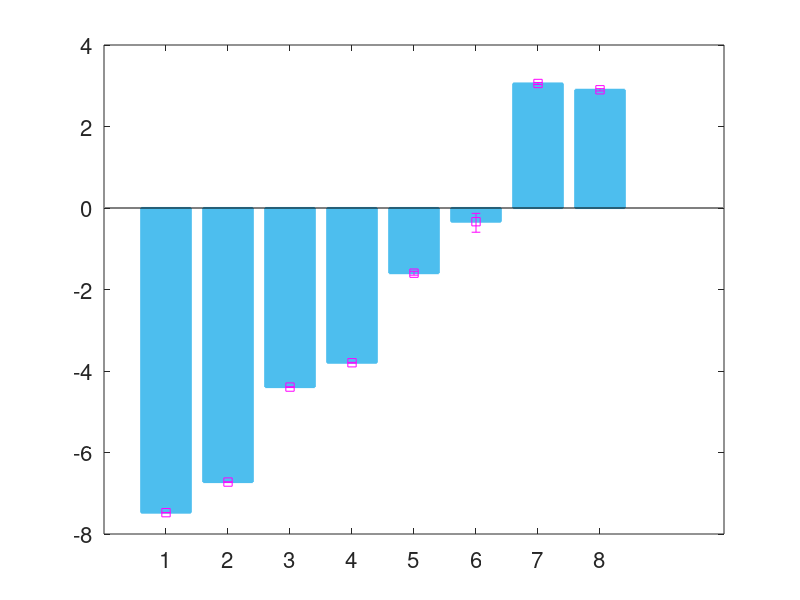

The MATLAB source for this figure: (Note: this script raises an error after producing the figure.)

load('fig5data.mat')

%% K gates
% yneg=log(mean_K)-log(mean_K-1.96*std_K./sqrt(400));
% ypos=log(mean_K+1.96*std_K./sqrt(400))-log(mean_K);
% x=1:8;
% log_err95_K=log(1.96*std_K./sqrt(400));
figure
% bar(log(mean_K))
%bar(log(mean_K),'FaceColor',[0 0.4470 0.7410],'EdgeColor',[0 0.4470 0.7410],'LineWidth',1.5)
bar(log(mean_K),'FaceColor',[0.3010 0.7450 0.9330],'EdgeColor',[0.3010 0.7450 0.9330],'LineWidth',1.5)

set(gca,'Fontsize',16)
hold on
errorbar(x,log(mean_K),yneg,ypos,'ms','LineWidth',2,'MarkerSize',3,'MarkerEdgeColor','magenta','MarkerFaceColor','white')
xlabel('Edge Number (K^+)')
ylabel('$\log(\sigma^2$(ISI))','Interpreter','latex')
grid on


%% Na gates
% yneg1=log(mean_Na)-log(mean_Na-1.96*std_Na./sqrt(400));
% ypos1=log(mean_Na+1.96*std_Na./sqrt(400))-log(mean_Na);
% x1=1:20;
% log_err95_K=log(1.96*std_K./sqrt(400));
figure
% bar(log(mean_K))
%bar(log(mean_K),'FaceColor',[0 0.4470 0.7410],'EdgeColor',[0 0.4470 0.7410],'LineWidth',1.5)
bar(log(mean_Na),'FaceColor',[0.3010 0.7450 0.9330],'EdgeColor',[0.3010 0.7450 0.9330],'LineWidth',1.5)

set(gca,'Fontsize',16)
hold on
errorbar(x1,log(mean_Na),yneg1,ypos1,'ms','LineWidth',2,'MarkerSize',3,'MarkerEdgeColor','magenta','MarkerFaceColor','white')
xlabel('Edge Number (Na^+)')
ylabel('$\log(\sigma^2$(ISI))','Interpreter','latex')
grid on